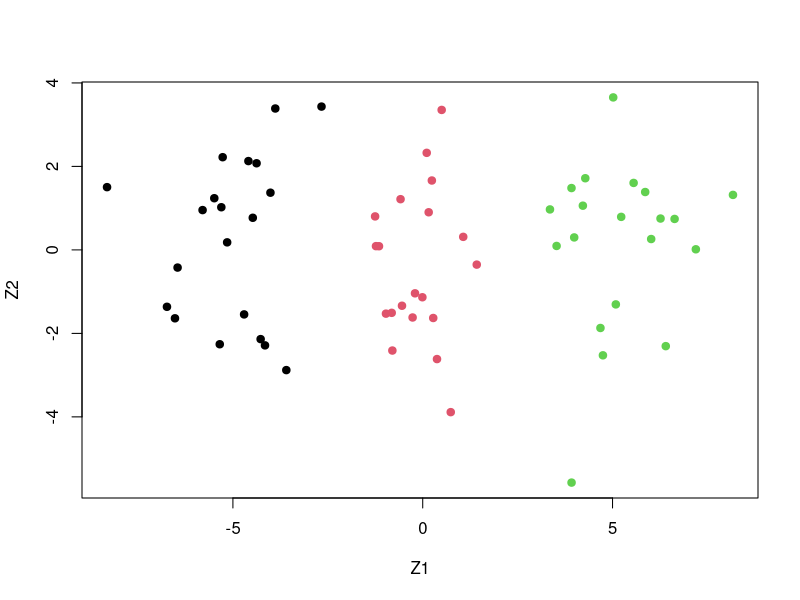

R code for this plot:
##	Exercise	10.7.10
##	Jyotsna Nakte
##	Summer	2019

# In this problem, you will generate simulated data, and then perform PCA and K-means clustering on the data.
# (a) Generate a simulated data set with 20 observations in each of three classes (i.e. 60 observations total), 
#     and 50 variables.

# Hint: There are a number of functions in R that you can use to generate data. One example is the rnorm() function; 
# runif() is another option. Be sure to add a mean shift to the observations in each class so that there are three distinct classes.
set.seed(1)
X1<-matrix(rnorm(20*50, mean = 0), nrow = 20)
X2<- matrix(rnorm(20*50, mean=0.7), nrow = 20)
X3<- matrix(rnorm(20*50, mean=1.4), nrow = 20)
X <- rbind(X1,X2,X3)
true.labels<-c( rep(1,20), rep(2,20), rep(3,20))

# (b) Perform PCA on the 60 observations and plot the first two principal component score vectors. 
#     Use a different color to indicate the observations in each of the three classes. If the three classes 
#     appear separated in this plot, then continue on to part (c). If not, then return to part (a) and modify 
#     the simulation so that there is greater separation between the three classes. Do not continue to part (c) 
#     until the three classes show at least some separation in the first two principal component score vectors.

pr.out = prcomp(X)$x
summary(pr.out)
plot(pr.out[, 1:2],  col=true.labels, xlab = "Z1", ylab = "Z2", pch = 19)

## ![plot for three classes of observations](ixa.pdf)

##  Trying multiple variations on the data in part (a) we got plot with three different clusters which are represented in 
##  by three separated class in colors black, red, green.


# (c) Perform K-means clustering of the observations with K = 3. How well do the clusters that you obtained 
#     in K-means cluster- ing compare to the true class labels?
# Hint: You can use the table() function in R to compare the true class labels to the class labels obtained by 
# clustering. Be careful how you interpret the results: K-means clustering will arbitrarily number the clusters, 
# so you cannot simply check whether the true class labels and clustering labels are the same.

km.out <- kmeans(X, 3)
table(true.labels, km.out$cluster)

##  K-means clustering with k=3 we see that the observations are perfectly clustered.  

# (d) Perform K-means clustering with K = 2. Describe your results.

km.out <- kmeans(X, 2, nstart = 20)
table(true.labels, km.out$cluster)

##  The middle class is forced to a wrong class. The extreme classes are classified correctly
##  We can see that the data has been divided into two clusters using k=2 and the obervations show that the class 1 and 3
##  the extreme classes are clustered properly. The middle class 2 is being clustered to wrong classes.


# (e) Now perform K-means clustering with K = 4, and describe your
#     results.

km.out <- kmeans(X, 4, nstart = 20)
table(true.labels, km.out$cluster)

## The table observations with K=4 split one of the classes into 2 classes with count 9 and 11 with more clusters than intended.

# (f) Now perform K-means clustering with K = 3 on the first two principal component score vectors, rather than on the 
#     raw data. That is, perform K-means clustering on the 60 × 2 matrix of which the first column is the first principal 
#     component score vector, and the second column is the second principal component score vector. Comment on the results.

km.out <- kmeans(pr.out[, 1:2], 3, nstart = 20)
table(true.labels, km.out$cluster)

## The first two principal component score vectors have perfectly clustered results for K=3.
## The first two principal components could be observed in (b) through summary(pr.out) 


# (g) Using the scale() function, perform K-means clustering with K = 3 on the data after scaling each variable to have standard 
#     deviation one. How do these results compare to those obtained in (b)? Explain.

km.out <- kmeans(scale(X), 3, nstart = 20)
table(true.labels, km.out$cluster)

##  After scaling the data we get perfect clusters for k=3, scaling gave similar results as above. The observations are equally divided
##  into 3 clusters. Scaling improves clustering or maintains the result but does not worsen the results. It is a good practise to
##  scale data before clustering as Euclidean distance is sensitive to any changes in the differences.